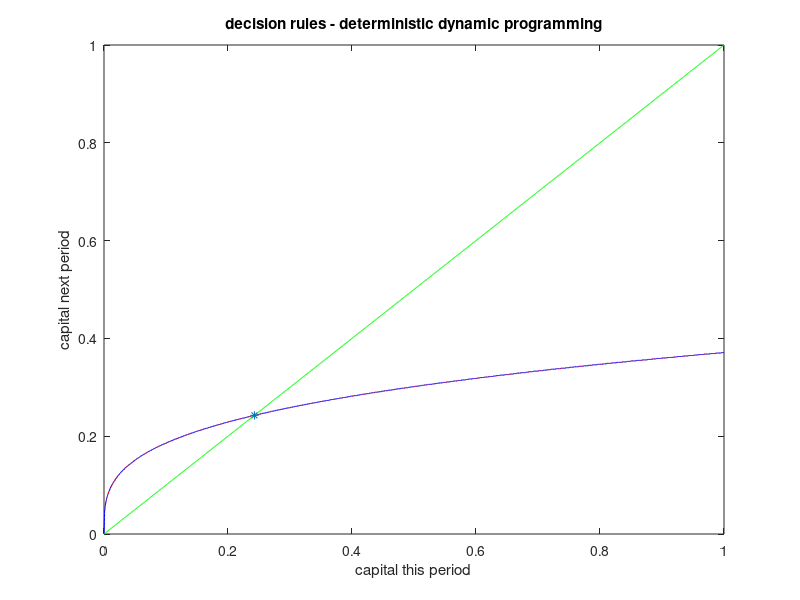
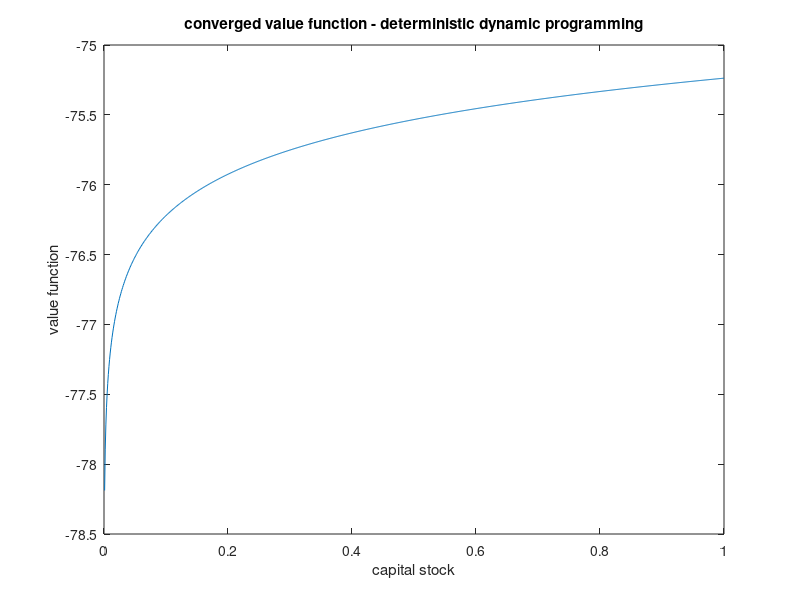
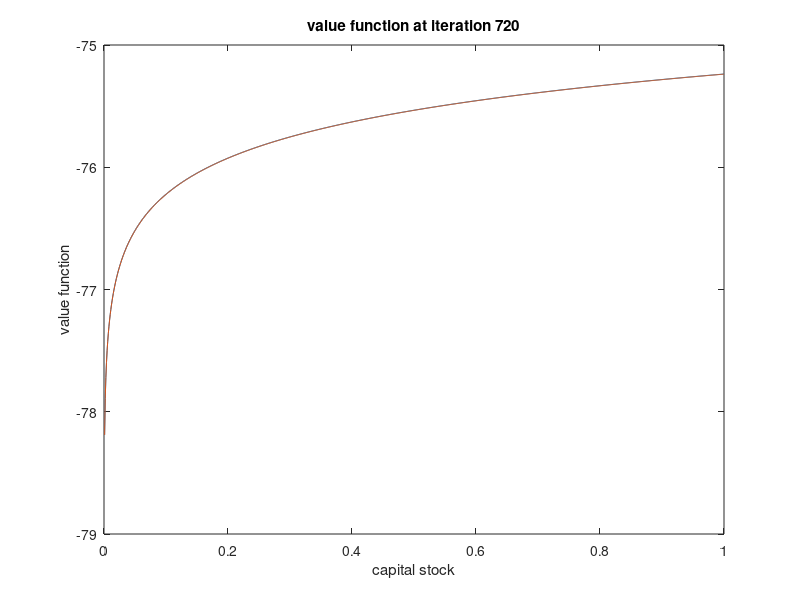

These figures' MATLAB source, in order:
%%%%%%%%%%%%%%%%%%%%%%%%%%%%%%%%%%%%%%%%%%%%%%%%%%%%%%%%%%%%%%%%%%%%%%%%%%%
%
%	DETERMINISTIC GROWTH MODEL SOLVED WITH DYNAMIC PROGRAMMING 
%
%
%   max \sum_t beta^t ln c_t
%
%   subject to c_t + k_{t+1} = exp(sigma) k_t^{alpha} 
%
%
%  George Hall
%  Brandeis University
%  Econ 303: Advanced Macroeconomics I
%  Fall 2006
%
%%%%%%%%%%%%%%%%%%%%%%%%%%%%%%%%%%%%%%%%%%%%%%%%%%%%%%%%%%%%%%%%%%%%%%%%%%%
clear
close all
%! rm det_dp.out
diary det_dp.out; 
disp('DETERMINISTIC GROWTH MODEL SOLVED WITH DP');
disp('');
%
%  set parameter values
%
alpha  = 0.30;            % capital's share of income
beta   = 1.03^(-0.25);    % subjective discount factor 
sigma  = 0.22;            % TFP = exp(sigma)              
%
%   form capital grid
%   
maxkap = 1.00;                  % maximum value of capital grid   
inckap = 0.001;               % size of capital grid incremenats
minkap = 0;                  % minimum value of capital grid   
nkap   = round((maxkap-minkap)/inckap+1); % number of grid points
kgrid = [ minkap:inckap:maxkap ]';
%
%  compute the true value function from the analytical solution
%
true_val_func = 1/(1-beta)*(log(exp(sigma)*(1-beta*alpha)) + beta*alpha/(1-beta*alpha)*log(exp(sigma)*beta*alpha)) + alpha/(1-alpha*beta)*log(kgrid); 
%
%  compute true decision rule from analytical solution
%
true_dec = alpha*beta*exp(sigma)*kgrid.^(alpha);
%
%  compute the steady state of the capital stock from analytical solution
%
ssk = (alpha*beta*exp(sigma))^(inv(1-alpha));
%
%
%  Now compute the solution numerically ...
% 
%  tabulate the utility function such that for zero or negative
%  consumption utility remains a large negative number so that
%  such values will never be chosen as utility maximizing      
%

kapp = repmat(kgrid,1,nkap);
kap = repmat(kgrid,1,nkap)';
%
%  impose budget constraint
%
cons = exp(sigma)*kap.^alpha - kapp;

clear kapp kap
%
%  rule out negative consumption
%
cons(find(cons<=0)) = NaN;
%
%  Assume log utility 
%
util =  log(cons);
%
%  if consumption is negative, set utility to negative infinity
%
util(find(isnan(util))) = -inf;

clear cons

%
%  initialize some variables
%
iter    = 0;
v       = -76*ones(nkap,1);
decis   = zeros(nkap,1);
test    = 10;
[rs,cs] = size(util);
%
%
%  iterate on Bellman's equation and get the decision 
%  rules and the value function at the optimum         
%
format short g
while test > 1e-7;

    [tv,tdecis]=max(util + beta*repmat(v,1,nkap));

    tv=tv';

    test=max(abs((tv-v)./v));
    iter = iter + 1;
    %
    %  plot the value function as it is converging
    %
    if ( (iter < 10) | (iter/10) == floor(iter/10)); 
        disp([ iter test ]); 
        figure(1)
        plot(kgrid,v,kgrid,true_val_func)
        ititle = ['value function at iteration ' num2str(iter) ];
        title(ititle);
        axis([ 0 1 -79 -75 ]);
        xlabel('capital stock');
        ylabel('value function');

        if(iter < 100); 
            pause(1)
        else
            pause(.05)
        end
    end;

    v=tv;
    decis=tdecis';
end;
%
%  decis is decision rule computed numerically by the computer
%
decis=(decis-1)*inckap + minkap;
%
%   plot the decision rule and value function
%

figure(2)
plot(kgrid,decis,'b-',kgrid,true_dec,'r:',kgrid,kgrid,'g',ssk,ssk,'*')
title('decision rules - deterministic dynamic programming');
xlabel('capital this period');
ylabel('capital next period');
print kdecis.ps

figure(3)
plot(kgrid,v)
title('converged value function - deterministic dynamic programming');
xlabel('capital stock');
ylabel('value function');
print value.ps


diary off;